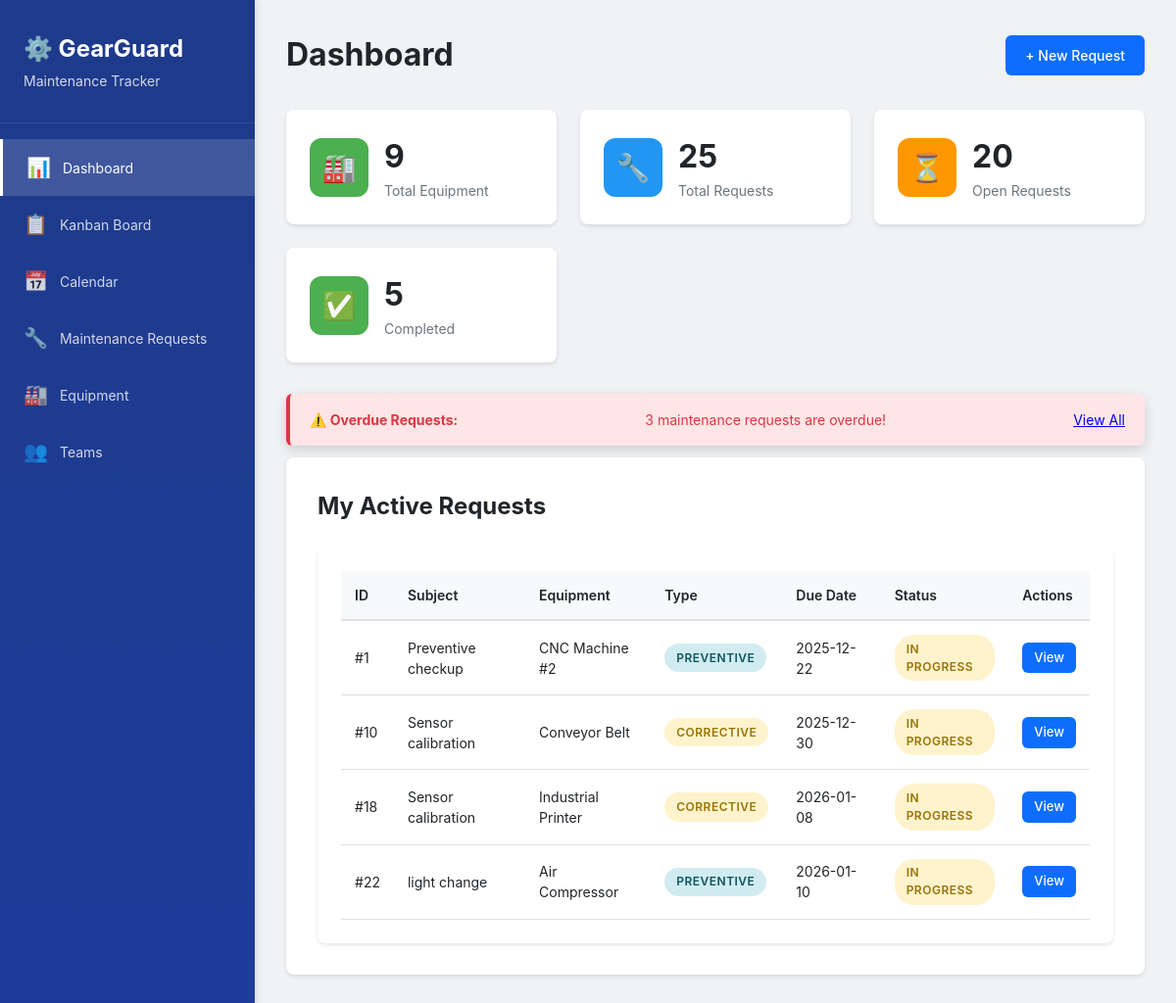
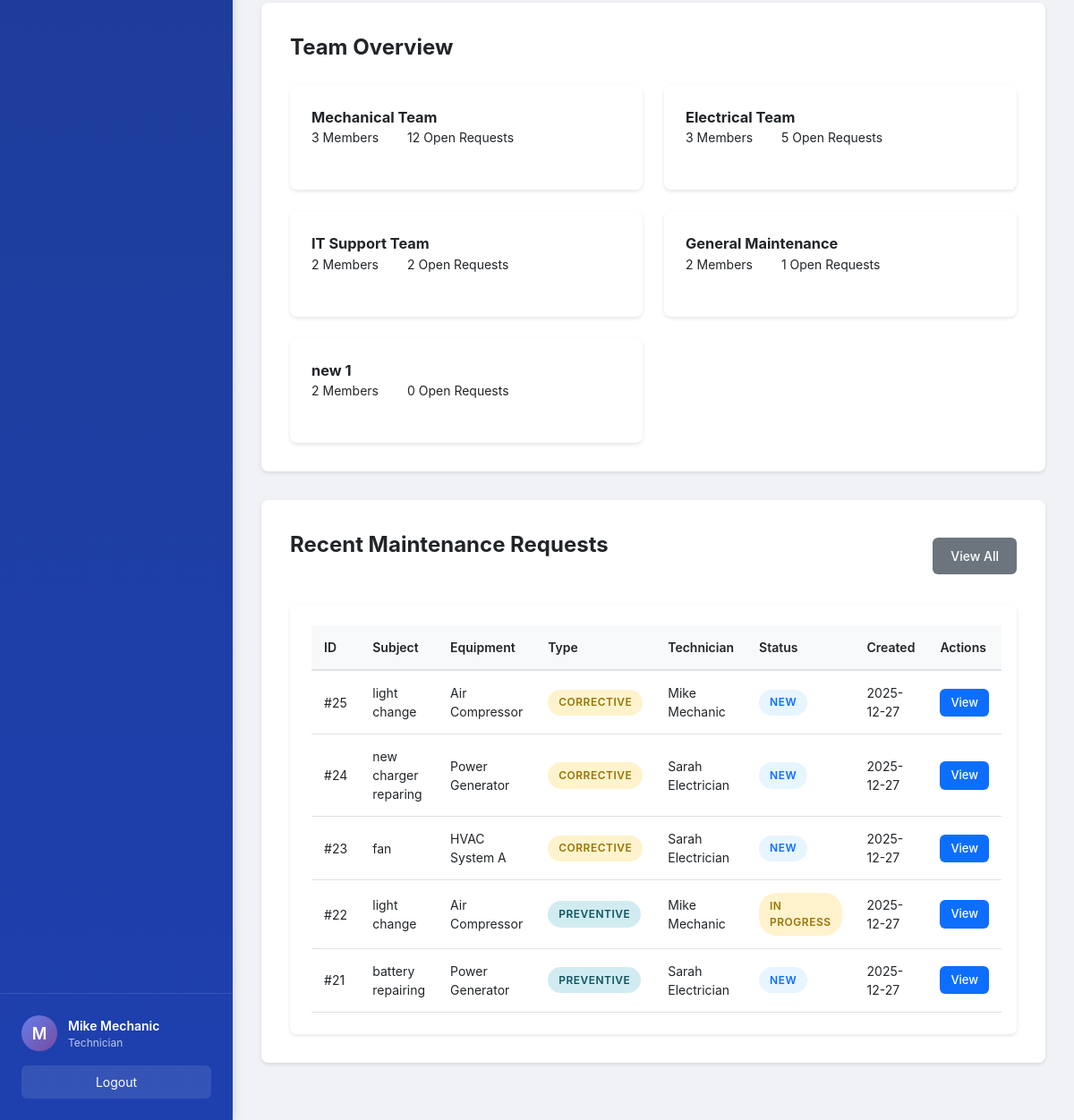
The app's page /dashboard/ (signed in) with its own data (2 pictures, top to bottom).
### models.py (models this page shows, shortened)
class User(UserMixin, db.Model):
    __tablename__ = 'users'
    id = db.Column(db.Integer, primary_key=True)
    name = db.Column(db.String(100), nullable=False)
    email = db.Column(db.String(120), unique=True, nullable=False)
    password_hash = db.Column(db.String(200), nullable=False)
    role = db.Column(db.String(20), nullable=False, default='Technician')
    reset_token = db.Column(db.String(100), unique=True)
    reset_token_expiry = db.Column(db.DateTime)
    created_at = db.Column(db.DateTime, default=datetime.utcnow)
    teams = db.relationship('Team', secondary=team_members,
                            backref=db.backref('members', lazy='joined'))
    assigned_requests = db.relationship('MaintenanceRequest',
                                        foreign_keys='MaintenanceRequest.assigned_technician_id',
                                        backref='assigned_technician',
                                        lazy='dynamic')
    def is_manager(self):
        return self.role in ['Admin', 'Manager']

class MaintenanceRequest(db.Model):
    __tablename__ = 'maintenance_requests'
    id = db.Column(db.Integer, primary_key=True)
    subject = db.Column(db.String(200), nullable=False)
    description = db.Column(db.Text, nullable=False)
    request_type = db.Column(db.String(20), nullable=False)
    equipment_id = db.Column(db.Integer, db.ForeignKey(
        'equipment.id'), nullable=False)
    team_id = db.Column(db.Integer, db.ForeignKey('teams.id'), nullable=False)
    assigned_technician_id = db.Column(db.Integer, db.ForeignKey('users.id'))
    scheduled_date = db.Column(db.Date)
    duration = db.Column(db.Float)
    status = db.Column(db.String(20), nullable=False, default='New')
    created_by_id = db.Column(
        db.Integer, db.ForeignKey('users.id'), nullable=False)
    created_at = db.Column(db.DateTime, default=datetime.utcnow)
    due_date = db.Column(db.Date)
    completed_at = db.Column(db.DateTime)
    notes = db.Column(db.Text)
    created_by = db.relationship('User', foreign_keys=[created_by_id])
    def is_overdue(self):
        if self.status in ['Repaired', 'Scrap']:
            return False
        if self.due_date:
            return datetime.now().date() > self.due_date
        return False
    def get_status_class(self):
        return {
            'New': 'status-new',
            'In Progress': 'status-progress',
            'Repaired': 'status-repaired',
            'Scrap': 'status-scrap'
        }.get(self.status, 'status-new')

class Equipment(db.Model):
    __tablename__ = 'equipment'
    id = db.Column(db.Integer, primary_key=True)
    name = db.Column(db.String(200), nullable=False)
    serial_number = db.Column(db.String(100), unique=True, nullable=False)
    department = db.Column(db.String(100), nullable=False)
    assigned_employee = db.Column(db.String(100))
    team_id = db.Column(db.Integer, db.ForeignKey('teams.id'), nullable=False)
    default_technician_id = db.Column(db.Integer, db.ForeignKey('users.id'))
    purchase_date = db.Column(db.Date)
    warranty_expiry = db.Column(db.Date)
    location = db.Column(db.String(200))
    is_scrapped = db.Column(db.Boolean, default=False)
    created_at = db.Column(db.DateTime, default=datetime.utcnow)
    default_technician = db.relationship(
        'User', foreign_keys=[default_technician_id])
    maintenance_requests = db.relationship('MaintenanceRequest',
                                           backref='equipment',
                                           lazy='dynamic',
                                           cascade='all, delete-orphan')

class Team(db.Model):
    __tablename__ = 'teams'
    id = db.Column(db.Integer, primary_key=True)
    name = db.Column(db.String(100), nullable=False, unique=True)
    description = db.Column(db.Text)
    created_at = db.Column(db.DateTime, default=datetime.utcnow)
    equipment = db.relationship(
        'Equipment', backref='maintenance_team', lazy='dynamic')
    requests = db.relationship(
        'MaintenanceRequest', backref='team', lazy='dynamic')
    def get_member_count(self):
        return len(self.members)
    def get_open_requests_count(self):
        return self.requests.filter(MaintenanceRequest.status.in_(['New', 'In Progress'])).count()

### routes/dashboard.py (the view)
@dashboard_bp.route('/')
@login_required
def index():
    total_equipment = Equipment.query.filter_by(is_scrapped=False).count()
    total_requests = MaintenanceRequest.query.count()
    open_requests = MaintenanceRequest.query.filter(
        MaintenanceRequest.status.in_(['New', 'In Progress'])
    ).count()
    completed_requests = MaintenanceRequest.query.filter_by(
        status='Repaired').count()
    recent_requests = MaintenanceRequest.query.order_by(
        MaintenanceRequest.created_at.desc()
    ).limit(5).all()
    overdue_requests = MaintenanceRequest.query.filter(
        MaintenanceRequest.due_date < datetime.now().date(),
        MaintenanceRequest.status.in_(['New', 'In Progress'])
    ).all()
    my_requests = []
    if current_user.role == 'Technician':
        my_requests = MaintenanceRequest.query.filter_by(
            assigned_technician_id=current_user.id,
            status='In Progress'
        ).all()
    teams = Team.query.all()
    team_stats = []
    for team in teams:
        team_stats.append({
            'name': team.name,
            'members': team.get_member_count(),
            'open_requests': team.get_open_requests_count()
        })
    return render_template('dashboard/index.html',
                           total_equipment=total_equipment,
                           total_requests=total_requests,
                           open_requests=open_requests,
                           completed_requests=completed_requests,
                           recent_requests=recent_requests,
                           overdue_requests=overdue_requests,
                           my_requests=my_requests,
                           team_stats=team_stats)

### app.py (called while the page is built)
@login_manager.user_loader
def load_user(user_id):
    return User.query.get(int(user_id))

@app.context_processor
def inject_user():
    return dict(current_user=current_user, now=datetime.now())

### templates/dashboard/index.html (shortened to what this page needs)
{% extends "base.html" %}
{% block content %}
<div class="dashboard-container">
    <div class="page-header">
        <h1>Dashboard</h1>
        <div class="header-actions">
            <a href="{{ url_for('requests.create') }}" class="btn btn-primary">+ New Request</a>
        </div>
    </div>
    <div class="stats-grid">
        <div class="stat-card">
            <div class="stat-icon" style="background: #4CAF50;">🏭</div>
            <div class="stat-content">
                <div class="stat-value">{{ total_equipment }}</div>
                <div class="stat-label">Total Equipment</div>
            </div>
        </div>
        <div class="stat-card">
            <div class="stat-icon" style="background: #2196F3;">🔧</div>
            <div class="stat-content">
                <div class="stat-value">{{ total_requests }}</div>
                <div class="stat-label">Total Requests</div>
            </div>
        </div>
        <div class="stat-card">
            <div class="stat-icon" style="background: #FF9800;">⏳</div>
            <div class="stat-content">
                <div class="stat-value">{{ open_requests }}</div>
                <div class="stat-label">Open Requests</div>
            </div>
        </div>
        <div class="stat-card">
            <div class="stat-icon" style="background: #4CAF50;">✅</div>
            <div class="stat-content">
                <div class="stat-value">{{ completed_requests }}</div>
                <div class="stat-label">Completed</div>
            </div>
        </div>
    </div>
    {% if overdue_requests %}
    <div class="alert-section">
        <div class="alert alert-danger">
            <strong>⚠️ Overdue Requests:</strong> {{ overdue_requests|length }} maintenance requests are overdue!
            <a href="{{ url_for('requests.list_requests') }}?status=overdue" class="alert-link">View All</a>
        </div>
    </div>
    {% endif %}
    {% if my_requests %}
    <div class="section">
        <h2>My Active Requests</h2>
        <div class="table-responsive">
            <table class="data-table">
                <thead>
                    <tr>
                        <th>ID</th>
                        <th>Subject</th>
                        <th>Equipment</th>
                        <th>Type</th>
                        <th>Due Date</th>
                        <th>Status</th>
                        <th>Actions</th>
                    </tr>
                </thead>
                <tbody>
                    {% for req in my_requests %}
                    <tr>
                        <td>#{{ req.id }}</td>
                        <td>{{ req.subject }}</td>
                        <td>{{ req.equipment.name }}</td>
                        <td><span class="badge badge-{{ 'warning' if req.request_type == 'Corrective' else 'info' }}">{{ req.request_type }}</span></td>
                        <td>{{ req.due_date.strftime('%Y-%m-%d') if req.due_date else '-' }}</td>
                        <td><span class="badge {{ req.get_status_class() }}">{{ req.status }}</span></td>
                        <td>
                            <a href="{{ url_for('requests.view', id=req.id) }}" class="btn btn-sm btn-primary">View</a>
                        </td>
                    </tr>
                    {% endfor %}
                </tbody>
            </table>
        </div>
    </div>
    {% endif %}
    <div class="section">
        <h2>Team Overview</h2>
        <div class="team-grid">
            {% for team in team_stats %}
            <div class="team-card">
                <h3>{{ team.name }}</h3>
                <div class="team-stats">
                    <div class="team-stat">
                        <span class="team-stat-value">{{ team.members }}</span>
                        <span class="team-stat-label">Members</span>
                    </div>
                    <div class="team-stat">
                        <span class="team-stat-value">{{ team.open_requests }}</span>
                        <span class="team-stat-label">Open Requests</span>
                    </div>
                </div>
            </div>
            {% endfor %}
        </div>
    </div>
    <div class="section">
        <div class="section-header">
            <h2>Recent Maintenance Requests</h2>
            <a href="{{ url_for('requests.list_requests') }}" class="btn btn-secondary">View All</a>
        </div>
        <div class="table-responsive">
            <table class="data-table">
                <thead>
                    <tr>
                        <th>ID</th>
                        <th>Subject</th>
                        <th>Equipment</th>
                        <th>Type</th>
                        <th>Technician</th>
                        <th>Status</th>
                        <th>Created</th>
                        <th>Actions</th>
                    </tr>
                </thead>
                <tbody>
                    {% for req in recent_requests %}
                    <tr class="{% if req.is_overdue() %}row-overdue{% endif %}">
                        <td>#{{ req.id }}</td>
                        <td>{{ req.subject }}</td>
                        <td>{{ req.equipment.name }}</td>
                        <td><span class="badge badge-{{ 'warning' if req.request_type == 'Corrective' else 'info' }}">{{ req.request_type }}</span></td>
                        <td>{{ req.assigned_technician.name if req.assigned_technician else 'Unassigned' }}</td>
                        <td><span class="badge {{ req.get_status_class() }}">{{ req.status }}</span></td>
                        <td>{{ req.created_at.strftime('%Y-%m-%d') }}</td>
                        <td>
                            <a href="{{ url_for('requests.view', id=req.id) }}" class="btn btn-sm btn-primary">View</a>
                        </td>
                    </tr>
                    {% endfor %}
                </tbody>
            </table>
        </div>
    </div>
</div>
{% endblock %}

### templates/base.html (shortened to what this page needs)
<!DOCTYPE html>
<html lang="en">
<head>
    <link rel="stylesheet" href="{{ url_for('static', filename='css/style.css') }}">
</head>
<body>
    {% if current_user.is_authenticated %}
    <div class="sidebar">
        <div class="sidebar-header">
            <h2>⚙️ GearGuard</h2>
            <p class="sidebar-subtitle">Maintenance Tracker</p>
        </div>
        <nav class="sidebar-nav">
            <a href="{{ url_for('dashboard.index') }}" class="nav-item {% if request.endpoint == 'dashboard.index' %}active{% endif %}">
                <span class="nav-icon">📊</span>
                <span>Dashboard</span>
            </a>
            <a href="{{ url_for('dashboard.kanban') }}" class="nav-item {% if request.endpoint == 'dashboard.kanban' %}active{% endif %}">
                <span class="nav-icon">📋</span>
                <span>Kanban Board</span>
            </a>
            <a href="{{ url_for('dashboard.calendar') }}" class="nav-item {% if request.endpoint == 'dashboard.calendar' %}active{% endif %}">
                <span class="nav-icon">📅</span>
                <span>Calendar</span>
            </a>
            <a href="{{ url_for('requests.list_requests') }}" class="nav-item {% if 'requests' in request.endpoint %}active{% endif %}">
                <span class="nav-icon">🔧</span>
                <span>Maintenance Requests</span>
            </a>
            <a href="{{ url_for('equipment.list_equipment') }}" class="nav-item {% if 'equipment' in request.endpoint %}active{% endif %}">
                <span class="nav-icon">🏭</span>
                <span>Equipment</span>
            </a>
            <a href="{{ url_for('teams.list_teams') }}" class="nav-item {% if 'teams' in request.endpoint %}active{% endif %}">
                <span class="nav-icon">👥</span>
                <span>Teams</span>
            </a>
        </nav>
        <div class="sidebar-footer">
            <div class="user-info">
                <div class="user-avatar">{{ current_user.name[0].upper() }}</div>
                <div class="user-details">
                    <div class="user-name">{{ current_user.name }}</div>
                    <div class="user-role">{{ current_user.role }}</div>
                </div>
            </div>
            <a href="{{ url_for('auth.logout') }}" class="btn-logout">Logout</a>
        </div>
    </div>
    {% endif %}
    <div class="main-content {% if not current_user.is_authenticated %}no-sidebar{% endif %}">
        {% block content %}{% endblock %}
    </div>
</body>
</html>

### records on screen
User: name "M", name "Mike Mechanic", role "Technician", name "Mechanical Team", members "3", open_requests "12"
MaintenanceRequest: id "1", subject "Preventive checkup", equipment.name "CNC Machine #2", request_type "PREVENTIVE", due_date "2025-12-22", status "IN PROGRESS"
MaintenanceRequest: id "10", subject "Sensor calibration", equipment.name "Conveyor Belt", request_type "CORRECTIVE", due_date "2025-12-30", status "IN PROGRESS"
MaintenanceRequest: id "18", subject "Sensor calibration", equipment.name "Industrial Printer", request_type "CORRECTIVE", due_date "2026-01-08", status "IN PROGRESS"
MaintenanceRequest: id "22", subject "light change", equipment.name "Air Compressor", request_type "PREVENTIVE", due_date "2026-01-10", status "IN PROGRESS", assigned_technician "Mike Mechanic", created_at "2025-12-27"
User: name "Electrical Team", members "3", open_requests "5"
User: name "IT Support Team", members "2", open_requests "2", name "General Maintenance", open_requests "1"
User: name "new 1", members "2", open_requests "0"
MaintenanceRequest: id "25", subject "light change", equipment.name "Air Compressor", request_type "CORRECTIVE", assigned_technician "Mike Mechanic", status "NEW", created_at "2025-12-27"
MaintenanceRequest: id "24", subject "new charger reparing", equipment.name "Power Generator", request_type "CORRECTIVE", assigned_technician "Sarah Electrician", status "NEW", created_at "2025-12-27"
MaintenanceRequest: id "23", subject "fan", equipment.name "HVAC System A", request_type "CORRECTIVE", assigned_technician "Sarah Electrician", status "NEW", created_at "2025-12-27"
MaintenanceRequest: id "21", subject "battery repairing", equipment.name "Power Generator", request_type "PREVENTIVE", assigned_technician "Sarah Electrician", status "NEW", created_at "2025-12-27"

### other values on screen
{{ total_equipment }} "9"
{{ total_requests }} "25"
{{ open_requests }} "20"
{{ completed_requests }} "5"
{{ overdue_requests|length }} "3"
